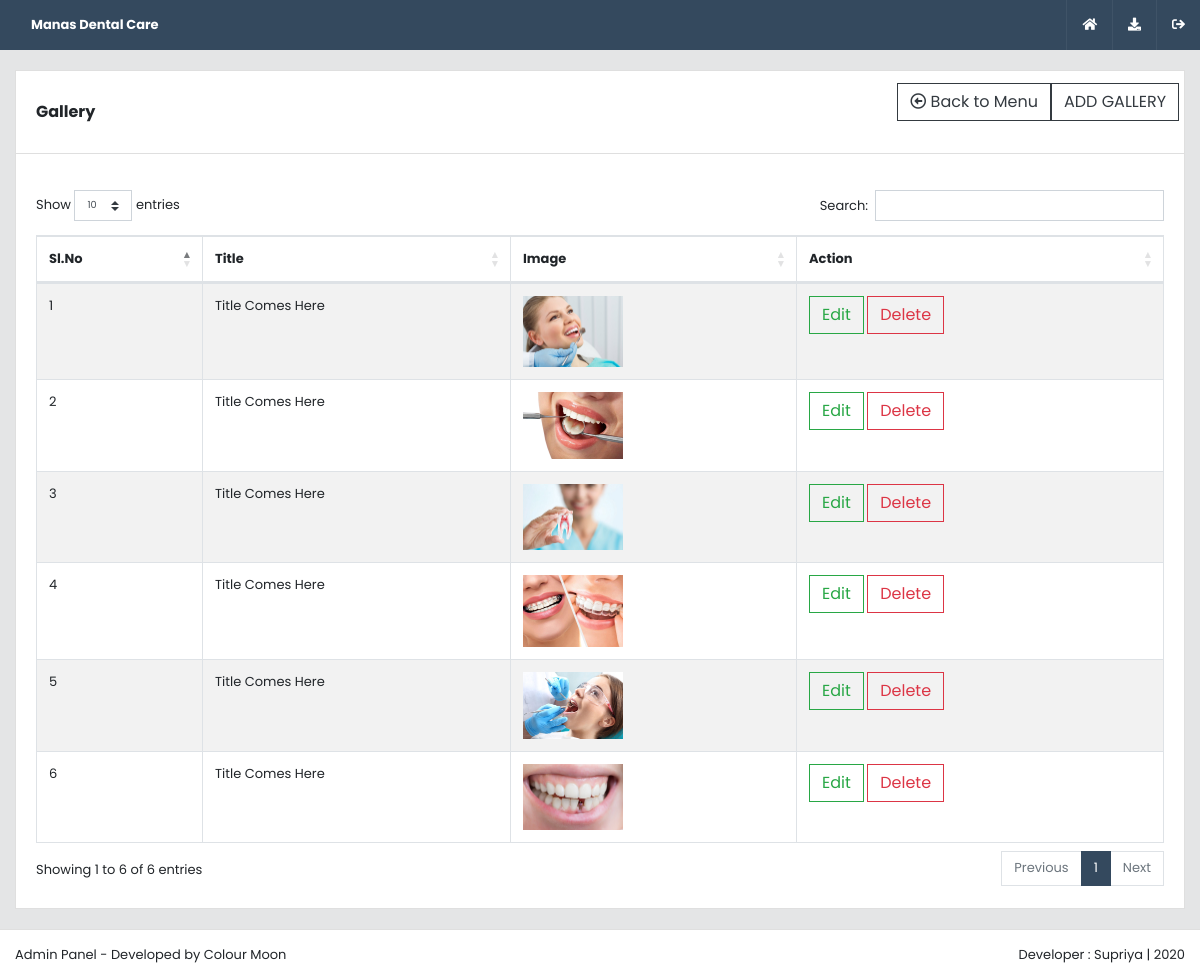
The app's page /cmoon/gallery_view.php (signed in) with its own data.
### tables this page shows
CREATE TABLE `details` (
  `id` int(11) NOT NULL,
  `site_name` varchar(250) NOT NULL,
  `site_number` varchar(250) NOT NULL,
  `site_email` varchar(250) NOT NULL,
  `from_email` varchar(250) NOT NULL,
  `forgot_email` varchar(250) NOT NULL,
  `site_logo` varchar(250) NOT NULL,
  `site_favicon` varchar(250) NOT NULL,
  `footer_logo` varchar(250) NOT NULL,
  `footer_name` varchar(250) NOT NULL,
  `footer_context` text NOT NULL,
  `address` text NOT NULL,
  `email` varchar(250) NOT NULL,
  `phone_number1` varchar(250) NOT NULL,
  `office_timings` varchar(250) NOT NULL,
  `call_timings` varchar(250) NOT NULL,
  `close_timings` varchar(250) NOT NULL
);

CREATE TABLE `gallery` (
  `id` int(11) NOT NULL,
  `title` varchar(250) NOT NULL,
  `image` varchar(250) NOT NULL
);

### cmoon/gallery_view.php (the view, shortened to what this page needs)
<?php include 'includes/header.php'; ?>
    <section>
        <div class="container-fluid">
                  <div class="card">
              <div class="card-header">
                <div class="row align-items-center">
                  <div class="col">Gallery</div>
                        <div style="padding-bottom: 20px;"><a href="index.php"><button style="float: right;" class="btn btn-outline-dark" type="button"><span class="far fa-arrow-alt-circle-left "> </span>  Back to Menu</button></a></div>
                         <div style="padding-bottom: 20px;"><a href="gallery_add.php"><button style="float: right;" class="btn btn-outline-dark" type="button">
                         ADD GALLERY</button></a></div>
              </div>
          </div>
<div class="card-body">
<div class="table-responsive">
   <table class="example table table-striped table-bordered nowrap" style="width:100%">
    <thead>
      <tr>
        <th>Sl.No</th>
         <th>Title</th>
        <th>Image</th>
        <th>Action</th>
      </tr>
    </thead>
    <tbody>
<?php $no=1; $sql = $conn->query("SELECT * FROM  gallery");
        while($result = $sql->fetch(PDO::FETCH_ASSOC)){ ?>
            <tr>
                <td> <?php echo $no; ?> </td>
              <td> <?php echo $result['title']; ?> </td>
                       <td> <a data-fancybox="gallery" href="../uploads/<?php echo $result['image']; ?>"><img width="100" height="100" src="../uploads/<?php echo $result['image']; ?>"class="img-fluid"></a>  </td>
                <td> <a href="gallery_add.php?id=<?php echo $result['id']; ?>" class="btn btn-outline-success">Edit </a>
                <a onclick="ConfirmDelete(<?php echo $result['id']; ?>)" href="JavaScript:Void(0);" class="btn btn-outline-danger">Delete</a> </td>
            </tr>
<?php  $no++;}?>
    </tbody>
</table>
</div></div></div></div>
    </section>
<?php include 'includes/footer.php'; ?>

### cmoon/includes/header.php (shortened to what this page needs)
<?php
 include 'dbconnect.php';
 ?>
 <?php   $sql = $conn->query("SELECT * FROM details where id='1' ");
 $result = $sql->fetch(PDO::FETCH_ASSOC); ?>
 <!Doctype html>
<html lang="en">
<head>
    <link rel="stylesheet" href="css/bootstrap.css">
    <link rel="stylesheet" type="text/css" href="css/slick.css" />
    <link rel="stylesheet" type="text/css" href="css/f5.css">
    <link rel="stylesheet" type="text/css" href="css/animate.css">
    <link rel="stylesheet" type="text/css" href="css/custom.css">
    <link rel="stylesheet" type="text/css" href="https://cdn.datatables.net/1.10.19/css/dataTables.bootstrap4.min.css">
    <link rel="stylesheet" type="text/css" href="http://cdnjs.cloudflare.com/ajax/libs/toastr.js/latest/toastr.css">
    <link rel="stylesheet" type="text/css" href="https://cdn.jsdelivr.net/gh/fancyapps/fancybox@3.5.6/dist/jquery.fancybox.min.css">
<link rel="stylesheet" type="text/css" href="https://cdnjs.cloudflare.com/ajax/libs/pickadate.js/3.5.6/themes/classic.css">
<link rel="stylesheet" type="text/css" href="https://cdnjs.cloudflare.com/ajax/libs/pickadate.js/3.5.6/themes/classic.date.css">
<link rel="stylesheet" type="text/css" href="https://cdnjs.cloudflare.com/ajax/libs/pickadate.js/3.5.6/themes/classic.time.css">
</head>
<body>
    <header>
        <div class="container-fluid">
            <div class="row align-items-center">
                <div class="col">
                    <div class="nav-link text-white font-weight-bold"> <a style="color: white;" href="index.php"> <?php echo $result['site_name']?></a></div>
                </div>
                <div class="col-auto">
                         <ul class="nav nav-menu">
                     <li class="nav-item dropdown">
                        <a class="nav-link text-white" title="HOME" href="index.php"><i class="fas fa-home"></i></a>
                     </li>
                     <li class="nav-item">
                        <a class="nav-link text-white" title="Database Download" href="backup.php"><i class="fas fa-download"></i></a>
                     </li>
                     <li class="nav-item">
                        <a class="nav-link text-white" title="LOGOUT" href="logout.php"><i class="fas fa-sign-out icon"></i></a>
                     </li>
                  </ul>
                </div>
            </div>
        </div>
</header>
<div class="wrapper">

### cmoon/css/custom.css (style rules this page uses)
body { font-family: 'Poppins', sans-serif; font-size: 13px; background: #e4e5e6; }
.card .card-header { font-weight: bold; font-size: 16px; background: white; }
.wrapper { padding: 20px 0px; margin-top: 50px; margin-bottom: 50px; position: relative; z-index: 5; }
header { height: 50px; padding: 0px 0px; background: #34495e; position: fixed; left: 0px; top: 0px; width: 100%; z-index: 99; }
header .nav-menu { margin-right: -15px; }
header .nav-menu .nav-item { border-left: 1px solid rgba(255, 255, 255, 0.06); }
header .nav-menu .nav-item .nav-link { height: 50px; line-height: 50px; padding: 0px 15px; }

### records on screen
details: site_name "Manas Dental Care"
gallery: title "Title Comes Here", image (picture)
gallery: title "Title Comes Here", image (picture)
gallery: title "Title Comes Here", image (picture)
gallery: title "Title Comes Here", image (picture)
gallery: title "Title Comes Here", image (picture)
gallery: title "Title Comes Here", image (picture)
